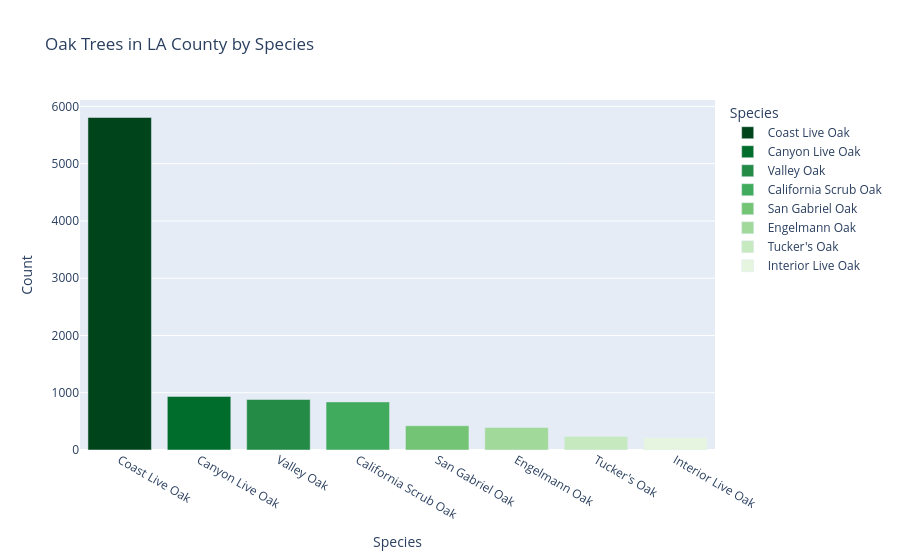

Notebook code for this chart:
### Code cell
# plot the top 8 observed species
oak_by_species['common_name'] = oak_by_species['common_name'].apply(lambda x: 'Coast Live Oak' if 'Coast Live × Interior Live Oak' in x else x)
oak_by_species['common_name'] = oak_by_species['common_name'].apply(lambda x: 'Coast Live Oak' if 'coast live oak' in x else x)
oak_by_species['common_name'] = oak_by_species['common_name'].apply(lambda x: 'Canyon Live Oak' if 'canyon live oak' in x else x)
oak_by_species['common_name'] = oak_by_species['common_name'].apply(lambda x: 'Valley Oak' if 'valley oak' in x else x)
oak_by_species['common_name'] = oak_by_species['common_name'].apply(lambda x: 'California Scrub Oak' if 'California scrub oak' in x else x)
oak_by_species['common_name'] = oak_by_species['common_name'].apply(lambda x: 'San Gabriel Oak' if 'San Gabriel oak' in x else x)
oak_by_species['common_name'] = oak_by_species['common_name'].apply(lambda x: 'Engelmann Oak' if 'Engelmann oak' in x else x)
oak_by_species['common_name'] = oak_by_species['common_name'].apply(lambda x: 'Interior Live Oak' if 'interior live oak' in x else x)
fig = px.bar(oak_by_species.head(8),
       x='common_name',
       y='count',
       title='Oak Trees in LA County by Species',
       color='common_name',
       color_discrete_sequence=px.colors.sequential.Greens_r,
       labels={'common_name': 'Species', 'count': 'Count'})

fig.show()

### Figure 1 — Plotly figure (JSON) as saved in the notebook; plotly's stock layout.template omitted (floating-point values rounded to 4 significant figures)
{"data": [{"alignmentgroup": "True", "hovertemplate": "Species=%{x}<br>Count=%{y}<extra></extra>", "legendgroup": "Coast Live Oak", "marker": {"color": "rgb(0,68,27)", "pattern": {"shape": ""}}, "name": "Coast Live Oak", "offsetgroup": "Coast Live Oak", "orientation": "v", "showlegend": true, "textposition": "auto", "type": "bar", "x": ["Coast Live Oak"], "xaxis": "x", "y": [5807], "yaxis": "y"}, {"alignmentgroup": "True", "hovertemplate": "Species=%{x}<br>Count=%{y}<extra></extra>", "legendgroup": "Canyon Live Oak", "marker": {"color": "rgb(0,109,44)", "pattern": {"shape": ""}}, "name": "Canyon Live Oak", "offsetgroup": "Canyon Live Oak", "orientation": "v", "showlegend": true, "textposition": "auto", "type": "bar", "x": ["Canyon Live Oak"], "xaxis": "x", "y": [935], "yaxis": "y"}, {"alignmentgroup": "True", "hovertemplate": "Species=%{x}<br>Count=%{y}<extra></extra>", "legendgroup": "Valley Oak", "marker": {"color": "rgb(35,139,69)", "pattern": {"shape": ""}}, "name": "Valley Oak", "offsetgroup": "Valley Oak", "orientation": "v", "showlegend": true, "textposition": "auto", "type": "bar", "x": ["Valley Oak"], "xaxis": "x", "y": [882], "yaxis": "y"}, {"alignmentgroup": "True", "hovertemplate": "Species=%{x}<br>Count=%{y}<extra></extra>", "legendgroup": "California Scrub Oak", "marker": {"color": "rgb(65,171,93)", "pattern": {"shape": ""}}, "name": "California Scrub Oak", "offsetgroup": "California Scrub Oak", "orientation": "v", "showlegend": true, "textposition": "auto", "type": "bar", "x": ["California Scrub Oak"], "xaxis": "x", "y": [840], "yaxis": "y"}, {"alignmentgroup": "True", "hovertemplate": "Species=%{x}<br>Count=%{y}<extra></extra>", "legendgroup": "San Gabriel Oak", "marker": {"color": "rgb(116,196,118)", "pattern": {"shape": ""}}, "name": "San Gabriel Oak", "offsetgroup": "San Gabriel Oak", "orientation": "v", "showlegend": true, "textposition": "auto", "type": "bar", "x": ["San Gabriel Oak"], "xaxis": "x", "y": [424], "yaxis": "y"}, {"alignmentgroup": "True", "hovertemplate": "Species=%{x}<br>Count=%{y}<extra></extra>", "legendgroup": "Engelmann Oak", "marker": {"color": "rgb(161,217,155)", "pattern": {"shape": ""}}, "name": "Engelmann Oak", "offsetgroup": "Engelmann Oak", "orientation": "v", "showlegend": true, "textposition": "auto", "type": "bar", "x": ["Engelmann Oak"], "xaxis": "x", "y": [393], "yaxis": "y"}, {"alignmentgroup": "True", "hovertemplate": "Species=%{x}<br>Count=%{y}<extra></extra>", "legendgroup": "Tucker's Oak", "marker": {"color": "rgb(199,233,192)", "pattern": {"shape": ""}}, "name": "Tucker's Oak", "offsetgroup": "Tucker's Oak", "orientation": "v", "showlegend": true, "textposition": "auto", "type": "bar", "x": ["Tucker's Oak"], "xaxis": "x", "y": [239], "yaxis": "y"}, {"alignmentgroup": "True", "hovertemplate": "Species=%{x}<br>Count=%{y}<extra></extra>", "legendgroup": "Interior Live Oak", "marker": {"color": "rgb(229,245,224)", "pattern": {"shape": ""}}, "name": "Interior Live Oak", "offsetgroup": "Interior Live Oak", "orientation": "v", "showlegend": true, "textposition": "auto", "type": "bar", "x": ["Interior Live Oak"], "xaxis": "x", "y": [217], "yaxis": "y"}], "layout": {"autosize": true, "barmode": "relative", "legend": {"title": {"text": "Species"}, "tracegroupgap": 0}, "title": {"text": "Oak Trees in LA County by Species"}, "xaxis": {"anchor": "y", "autorange": true, "categoryarray": ["Coast Live Oak", "Canyon Live Oak", "Valley Oak", "California Scrub Oak", "San Gabriel Oak", "Engelmann Oak", "Tucker's Oak", "Interior Live Oak"], "categoryorder": "array", "domain": [0, 1], "range": [-0.5, 7.5], "title": {"text": "Species"}, "type": "category"}, "yaxis": {"anchor": "x", "autorange": true, "domain": [0, 1], "range": [0, 6113.0], "title": {"text": "Count"}, "type": "linear"}}}
